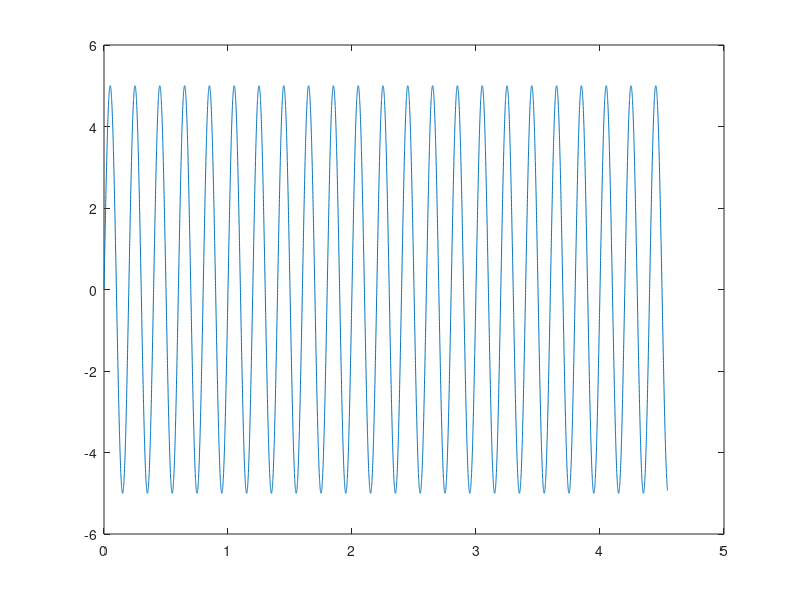

This chart was generated by the following MATLAB code: (Note: this script raises an error after producing the figure.)
clc;
clear vars;
clear all;
%%
Am=input('Enter the Amplitude of the Message Signal');
Ac=input('Enter the Amplitude of the Carrier Signal');
fm=input('Enter the frequency of the Message Signal');
fc=input('Enter the frequency of the Carrier Signal');
m=Am/Ac; %Modulation Index : m<1= Undermodulated and m>1= Overmodulated
fs=2200;%sampling frequency
Ts=1/fs;%sampling period
N=10000;%number of samples
t=[0:Ts:N*Ts-Ts];%time axis
f=[-fs/2:fs/N:fs/2-fs/N];%frequency axis

%%
%Generating Message Signal
m=Am*sin(2*pi*fm*t);
%Generating Carrier Signal
c=Ac*sin(2*pi*fc*t);
%Generating AM Signal
AM=((Ac+m).*sin(2*pi*fc*t));
%%
%Plotting Message Signal
figure;
plot(t,m);
hold on 10;
plot(t,AM);
legend('Message','Amplitude Modulation');
%%
%Frequency Domain Analysis
M=fft(m);
C=fft(c);
AM2=fft(AM);
figure;
stem(f,fftshift(abs(M)));
title('Message Signal');
figure;
stem(f,fftshift(abs(C)));
title('carrier Signal');
figure;
stem(f,fftshift(abs(AM2)));
title('AM Signal');
